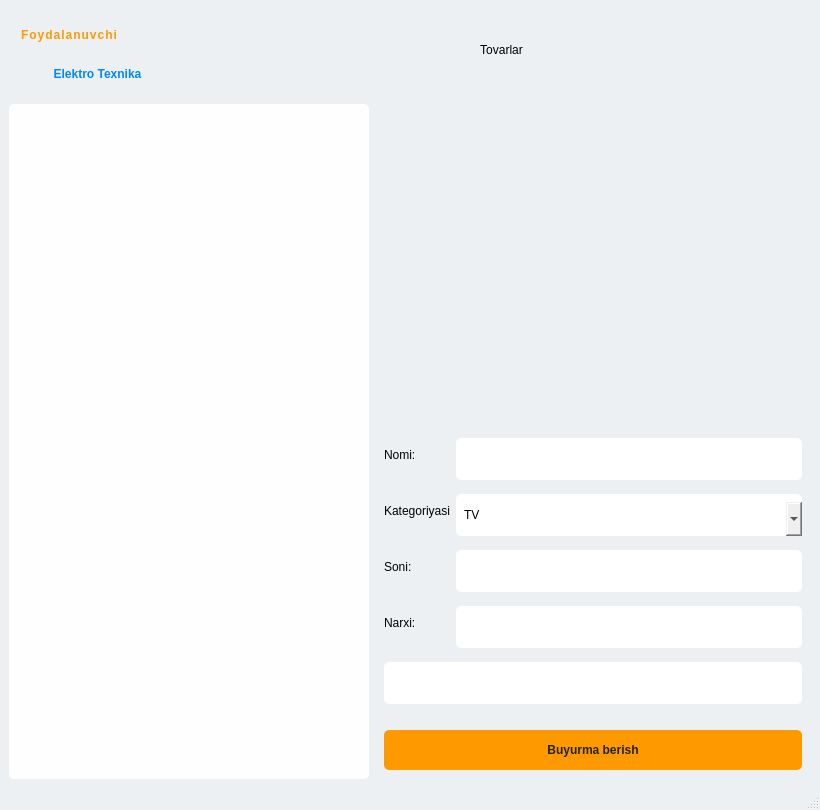
<?xml version="1.0" encoding="UTF-8"?>
<ui version="4.0">
 <class>User</class>
 <widget class="QMainWindow" name="User">
  <property name="geometry">
   <rect>
    <x>0</x>
    <y>0</y>
    <width>820</width>
    <height>810</height>
   </rect>
  </property>
  <property name="minimumSize">
   <size>
    <width>800</width>
    <height>600</height>
   </size>
  </property>
  <property name="windowTitle">
   <string>MainWindow</string>
  </property>
  <property name="styleSheet">
   <string notr="true">QMainWindow {
  margin: 0;
  width: 100vw;
  height: 100vh;
  background: #ecf0f3;
  display: flex;
  align-items: center;
  text-align: center;
  justify-content: center;
  place-items: center;
  overflow: hidden;
  font-family: poppins;
}

QFrame {
  position: relative;
  border-radius: 20px;
  box-sizing: border-box;
  background: #ecf0f3;
}
QLabel{
font: 14pt &quot;MS Shell Dlg 2&quot;;
}
QLabel, QLineEdit, #QPushButton {
  display: block;
  width: 100%;
  padding: 0;
  border: none;
  outline: none;
}


QLineEdit,QComboBox { 
text-align: left;
font: 14pt &quot;MS Shell Dlg 2&quot;;
  padding: 5px;
  padding-left: 8px;
  height: 32px;
  border-radius: 5px;
margin-top:8px;
}

QPushButton {
font: 13pt &quot;MS Shell Dlg 2&quot;;
  margin-top: 20px;
  background: #ff9900;
  height: 40px;
  border-radius: 5px;
  font-weight: 600;
color: #222;
}
#label {
font: 16pt &quot;MS Shell Dlg 2&quot;;
  margin-top: 10px;
  font-weight: 900;
  color: #ff9900;
  letter-spacing: 1px;
}


QPushButton:hover {
  background: #333;
color:#ff9900;
}

</string>
  </property>
  <widget class="QWidget" name="centralwidget">
   <layout class="QGridLayout" name="gridLayout_2">
    <item row="0" column="0">
     <widget class="QFrame" name="frame">
      <property name="frameShape">
       <enum>QFrame::StyledPanel</enum>
      </property>
      <property name="frameShadow">
       <enum>QFrame::Raised</enum>
      </property>
      <layout class="QVBoxLayout" name="verticalLayout">
       <property name="spacing">
        <number>25</number>
       </property>
       <item>
        <widget class="QLabel" name="label">
         <property name="text">
          <string>Foydalanuvchi</string>
         </property>
        </widget>
       </item>
       <item>
        <widget class="QLabel" name="label_2">
         <property name="styleSheet">
          <string notr="true">font-weight:bold;
color: rgb(0, 136, 255);</string>
         </property>
         <property name="text">
          <string>Elektro Texnika</string>
         </property>
         <property name="alignment">
          <set>Qt::AlignCenter</set>
         </property>
        </widget>
       </item>
      </layout>
     </widget>
    </item>
    <item row="0" column="1" colspan="2">
     <widget class="QLabel" name="label_3">
      <property name="text">
       <string>Tovarlar</string>
      </property>
      <property name="alignment">
       <set>Qt::AlignCenter</set>
      </property>
     </widget>
    </item>
    <item row="1" column="0" colspan="2">
     <widget class="QListWidget" name="listWidget">
      <property name="minimumSize">
       <size>
        <width>360</width>
        <height>0</height>
       </size>
      </property>
      <property name="styleSheet">
       <string notr="true">QWidget { 
text-align: left;
font: 14pt &quot;MS Shell Dlg 2&quot;;
  padding: 5px;
  padding-left: 8px;
  height: 32px;
  border-radius: 5px;
margin-top:8px;
	background-color: rgb(203, 203, 203);
}
QListWidget{
	background-color: rgb(255, 254, 255);
}
</string>
      </property>
     </widget>
    </item>
    <item row="1" column="2">
     <widget class="QFrame" name="frame_2">
      <property name="maximumSize">
       <size>
        <width>600</width>
        <height>16777215</height>
       </size>
      </property>
      <property name="frameShape">
       <enum>QFrame::StyledPanel</enum>
      </property>
      <property name="frameShadow">
       <enum>QFrame::Raised</enum>
      </property>
      <layout class="QGridLayout" name="gridLayout">
       <item row="2" column="1">
        <widget class="QComboBox" name="comboBox">
         <item>
          <property name="text">
           <string>TV</string>
          </property>
         </item>
         <item>
          <property name="text">
           <string>Laptop</string>
          </property>
         </item>
         <item>
          <property name="text">
           <string>Mobile</string>
          </property>
         </item>
         <item>
          <property name="text">
           <string>aksesuar</string>
          </property>
         </item>
         <item>
          <property name="text">
           <string>maishiy</string>
          </property>
         </item>
        </widget>
       </item>
       <item row="3" column="1">
        <widget class="QLineEdit" name="lineEdit_3">
         <property name="enabled">
          <bool>false</bool>
         </property>
        </widget>
       </item>
       <item row="3" column="0">
        <widget class="QLabel" name="label_7">
         <property name="text">
          <string>Soni:</string>
         </property>
        </widget>
       </item>
       <item row="6" column="0" colspan="2">
        <widget class="QLineEdit" name="lineEdit_5">
         <property name="enabled">
          <bool>false</bool>
         </property>
        </widget>
       </item>
       <item row="4" column="1">
        <widget class="QLineEdit" name="lineEdit_4">
         <property name="enabled">
          <bool>false</bool>
         </property>
        </widget>
       </item>
       <item row="4" column="0">
        <widget class="QLabel" name="label_8">
         <property name="text">
          <string>Narxi:</string>
         </property>
        </widget>
       </item>
       <item row="1" column="0">
        <widget class="QLabel" name="label_5">
         <property name="text">
          <string>Nomi:</string>
         </property>
        </widget>
       </item>
       <item row="7" column="0" colspan="2">
        <widget class="QPushButton" name="pushButton">
         <property name="text">
          <string>Buyurma berish</string>
         </property>
        </widget>
       </item>
       <item row="1" column="1">
        <widget class="QLineEdit" name="lineEdit">
         <property name="enabled">
          <bool>false</bool>
         </property>
        </widget>
       </item>
       <item row="2" column="0">
        <widget class="QLabel" name="label_6">
         <property name="text">
          <string>Kategoriyasi</string>
         </property>
        </widget>
       </item>
       <item row="0" column="0" colspan="2">
        <widget class="QLabel" name="label_4">
         <property name="minimumSize">
          <size>
           <width>444</width>
           <height>200</height>
          </size>
         </property>
         <property name="maximumSize">
          <size>
           <width>600</width>
           <height>400</height>
          </size>
         </property>
         <property name="text">
          <string/>
         </property>
         <property name="pixmap">
          <pixmap resource="images.qrc">:/new/prefix1/images/TV.jpg</pixmap>
         </property>
         <property name="scaledContents">
          <bool>true</bool>
         </property>
        </widget>
       </item>
      </layout>
     </widget>
    </item>
   </layout>
  </widget>
  <widget class="QMenuBar" name="menubar">
   <property name="geometry">
    <rect>
     <x>0</x>
     <y>0</y>
     <width>820</width>
     <height>26</height>
    </rect>
   </property>
  </widget>
  <widget class="QStatusBar" name="statusbar"/>
 </widget>
 <resources>
  <include location="images.qrc"/>
 </resources>
 <connections/>
</ui>
